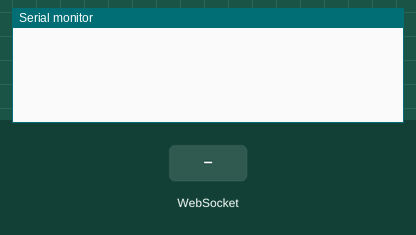
Recording of a sketch running on a simulated ESP8266 (NodeMCU). Shown: the last lines printed to the serial monitor. The inputs (shaded band) are chosen by the test bench.

Above: at 2.2 s.
2.3 s: WebSocket text "1" received
At 3.4 s:
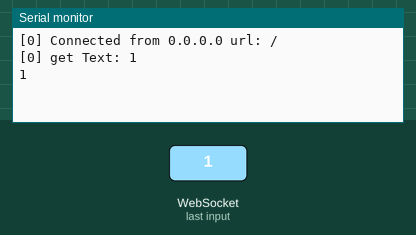
3.8 s: WebSocket text "0" received
At 4.6 s:
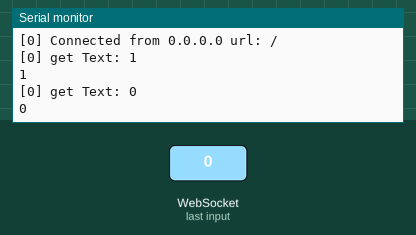

The sketch:

Pi_Drone.ino
```cpp
#include <ESP8266WiFi.h>
#include <WiFiClient.h>
#include <WebSocketsServer.h>
#include <ESPAsyncWebServer.h>
#include <ArduinoJson.h>

const char *ssid = "Pi_Drone";
const char *password = "12345678";

char webpage[] PROGMEM = R"=====(
<!DOCTYPE html>
<html>
<script>
var connection = new WebSocket('ws://'+location.hostname+':81/');
var button_1_status = 0;
var button_2_status = 0;
var sens_data = 0;
connection.onmessage = function(event){
  var full_data = event.data;
  console.log(full_data);
  var data = JSON.parse(full_data);
  sens_data = data.sens;
  document.getElementById("sensor_meter").value = sens_data;
  document.getElementById("sensor_value").innerHTML = sens_data;
}
function button_1_on()
{
   button_1_status = 1;
  console.log("LED 1 is ON");
  send_data();
}
function button_1_off()
{
  button_1_status = 0;
console.log("LED 1 is OFF");
send_data();
}
function button_2_on()
{
   button_2_status = 1;
  console.log("LED 2 is ON");
  send_data();
}
function button_2_off()
{
  button_2_status = 0;
console.log("LED 2 is OFF");
send_data();
}
function send_data()
{
  var full_data = '{"LED1" :'+button_1_status+',"LED2":'+button_2_status+'}';
  connection.send(full_data);
}
</script>
<body>
<center>
<h1>My Home Automation</h1>
<h3> LED 1 </h3>
<button onclick= "button_1_on()" >On</button><button onclick="button_1_off()" >Off</button>
<h3> LED 2 </h3>
<button onclick="button_2_on()">On</button><button onclick="button_2_off()">Off</button>
</center>
<div style="text-align: center;">
<h3>Proximity Sensor</h3><meter value="0" min="0" max="1" id="sensor_meter"> </meter><h3 id="sensor_value" style="display: inline-block;"> 2 </h3>
</body>
</html>
)=====";

AsyncWebServer server(80); // server port 80
WebSocketsServer websockets(81);

void notFound(AsyncWebServerRequest *request)
{
  request->send(404, "text/plain", "Page Not found");
}
void webSocketEvent(uint8_t num, WStype_t type, uint8_t * payload, size_t length) {

  switch (type)
  {
    case WStype_DISCONNECTED:
      Serial.printf("[%u] Disconnected!\n", num);
      break;
    case WStype_CONNECTED: {
        IPAddress ip = websockets.remoteIP(num);
        Serial.printf("[%u] Connected from %d.%d.%d.%d url: %s\n", num, ip[0], ip[1], ip[2], ip[3], payload);
      }
      break;
    case WStype_TEXT:
      Serial.printf("[%u] get Text: %s\n", num, payload);
      String message = String((char*)( payload));
      Serial.println(message);

//     DynamicJsonDocument doc(200);
//    DeserializationError error = deserializeJson(doc, message);
//  if (error) {
//    Serial.print("deserializeJson() failed: ");
//    Serial.println(error.c_str());
//    return;
//  }
  }
}

void setup() {
  delay(1000);
  Serial.begin(115200);
  Serial.println();
  WiFi.softAP(ssid, password);
  server.on("/", [](AsyncWebServerRequest * request){
  request->send_P(200, "text/html", webpage);
  });
  server.onNotFound(notFound);
  server.begin();
  websockets.begin();
  websockets.onEvent(webSocketEvent);
}

void loop() {
  websockets.loop();
}
```

Measured:
- after the input at 2.3 s, the serial monitor: prints a new line at once (image 1)
- after the input at 3.8 s, the serial monitor: prints a new line at once (image 2)
